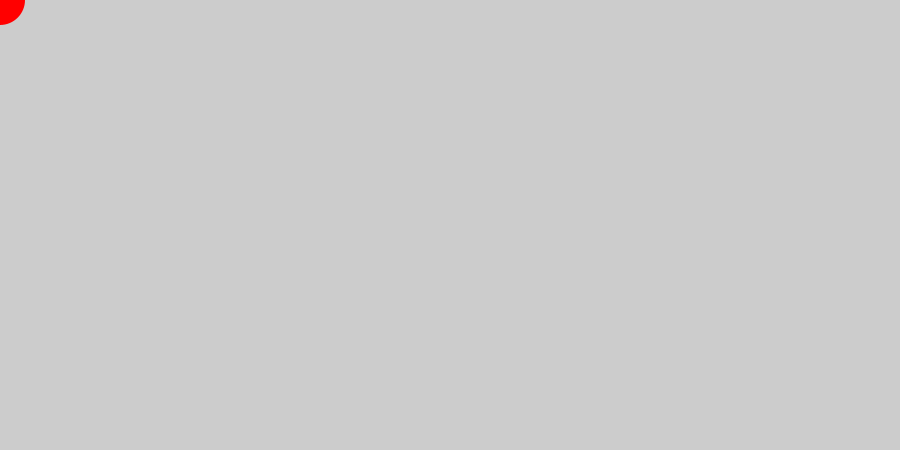
Frame 1 (no input)
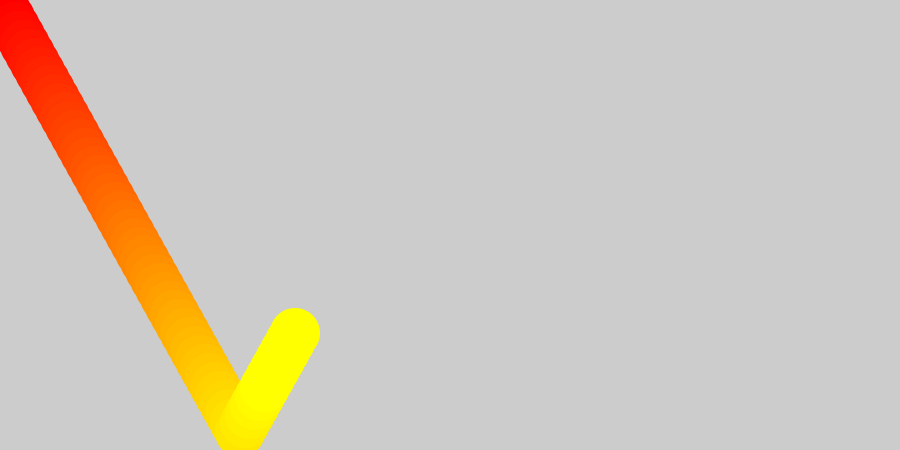
Frame 60 (the mouse pressed at the canvas centre just before this capture)
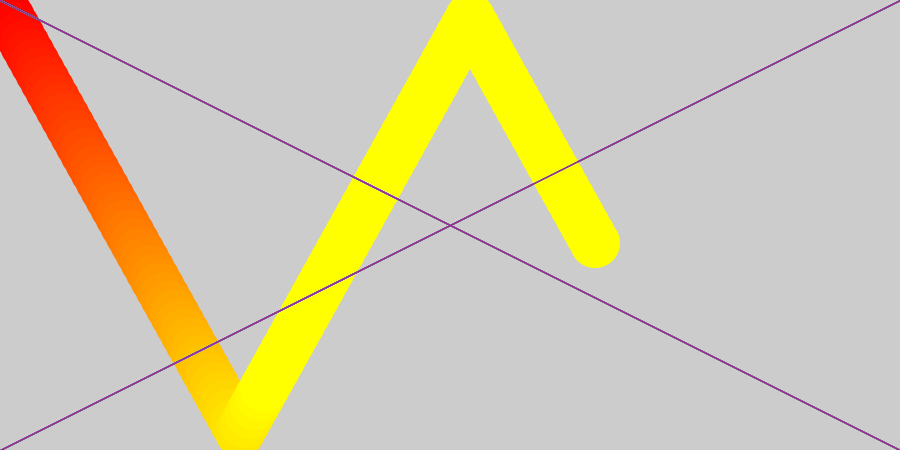
Frame 120 (the mouse held since frame 60 and released just before this capture)

The Processing sketch that drew these frames (run headless with seeded random() and noise(); from frame 60 on, the mouse is pressed at the canvas centre):

// Processing sketch: processing_56670
// ── processing_56670.pde

float x;
float dx;
float y;
float dy;
float c;
//float t;

void setup() {
  size(900, 450);
  smooth();
  noStroke();
  x = 0;
  dx = 1;
  y = 0;
  dy = 1;
  c = 1;
  //t = 99;
}

void draw() {
  fill(255,x-10,y-c);
  ellipse(x, y, 50, 50);
  x += 5*dx;
  y += 9*dy;
  c += 20;
  if (x >=width-25) {
    dx = -1;
  }
  if (x <= 25) {
    dx = +1;
  }
  if (y >= height-25) {
    dy = -1;
  }
  if (y <= 25) {
    dy = +1;
  }
  if (mousePressed == true){
  stroke (random(255),random(255),random(255));
  line (mouseX, mouseY, width, height);
  line (mouseX, mouseY, 0,0);
  line (mouseX, mouseY, 0, height);
  line (mouseX, mouseY, width, 0);
  noStroke ();
  }
}
